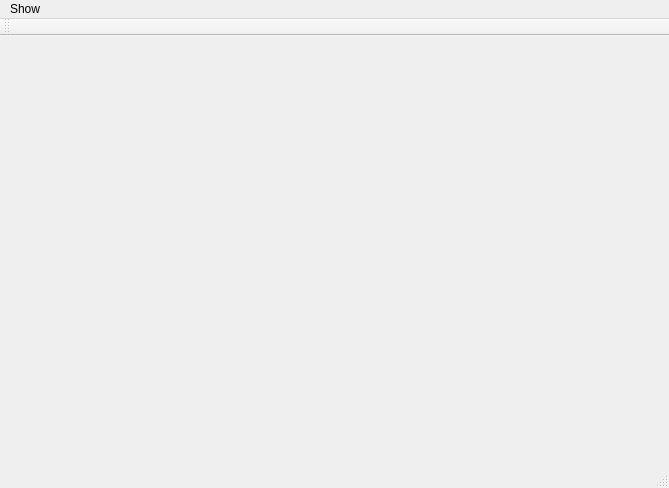
<?xml version="1.0" encoding="UTF-8"?>
<ui version="4.0">
 <class>MainWindow</class>
 <widget class="QMainWindow" name="MainWindow">
  <property name="geometry">
   <rect>
    <x>0</x>
    <y>0</y>
    <width>669</width>
    <height>488</height>
   </rect>
  </property>
  <property name="windowTitle">
   <string>MainWindow</string>
  </property>
  <widget class="QWidget" name="centralWidget">
   <layout class="QHBoxLayout" name="horizontalLayout"/>
  </widget>
  <widget class="QMenuBar" name="menuBar">
   <property name="geometry">
    <rect>
     <x>0</x>
     <y>0</y>
     <width>669</width>
     <height>22</height>
    </rect>
   </property>
   <widget class="QMenu" name="menuShow">
    <property name="title">
     <string>Show</string>
    </property>
    <addaction name="actionShow_Website_Preview"/>
   </widget>
   <addaction name="menuShow"/>
  </widget>
  <widget class="QToolBar" name="mainToolBar">
   <attribute name="toolBarArea">
    <enum>TopToolBarArea</enum>
   </attribute>
   <attribute name="toolBarBreak">
    <bool>false</bool>
   </attribute>
  </widget>
  <widget class="QStatusBar" name="statusBar"/>
  <action name="actionShow_Website_Preview">
   <property name="text">
    <string>Show Website Preview</string>
   </property>
  </action>
 </widget>
 <layoutdefault spacing="6" margin="11"/>
 <resources/>
 <connections/>
</ui>
